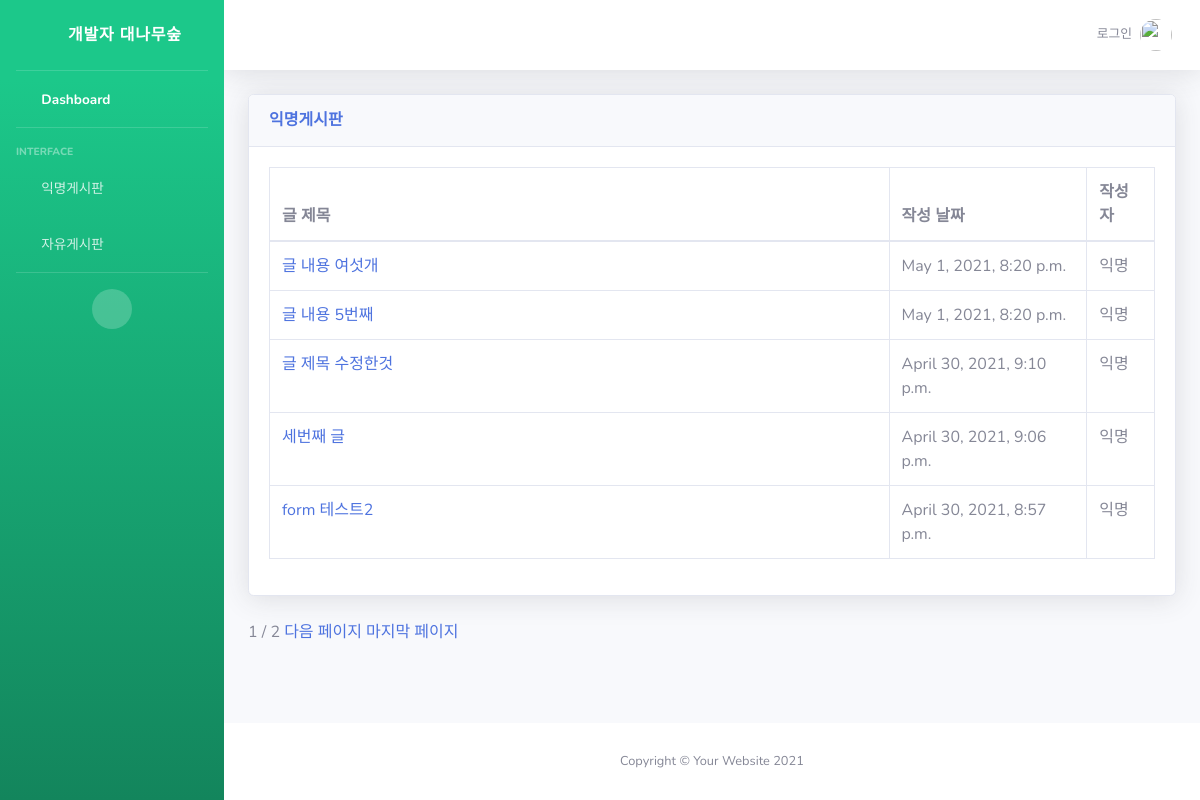
The page / on the database its author committed.
### snsapp/models.py (models this page shows, shortened)
class Post(models.Model):
    title = models.CharField(max_length=200)
    body = models.TextField()
    date = models.DateTimeField(auto_now_add=True)

### snsapp/views.py (the view)
# urls.py: path('', views.home, name='home'),
def home(request):
    posts = Post.objects.filter().order_by('-date')
    paginator = Paginator(posts, 5)
    pagnum = request.GET.get('page')
    posts = paginator.get_page(pagnum)
    return render(request, 'index.html', {'posts':posts})

### snsapp/templates/index.html (shortened to what this page needs)
{% extends 'base.html' %}
{% block content %}
<div class="card shadow mb-4">
    <div class="card-header py-3">
        <h6 class="m-0 font-weight-bold text-primary">익명게시판</h6>
    </div>
    <div class="card-body">
        <div class="table-responsive">
            <table class="table table-bordered" id="dataTable" width="100%" cellspacing="0">
                <thead>
                    <tr>
                        <th width='70%'>글 제목</th>
                        <th>작성 날짜</th>
                        <th>작성자</th>
                    </tr>
                </thead>
                <tbody>
                    {% for post in posts %}
                    <tr>
                        <td><a href="{% url 'detail' post.id %}">{{ post.title }}</a></td>
                        <td>{{ post.date }}</td>
                        <td>익명</td>
                    </tr>
                    {% endfor %}
                </tbody>
            </table>
        </div>
    </div>
</div>
<span> {{ posts.number }} </span>
<span> / </span>
<span> {{ posts.paginator.num_pages }} </span>
{% if posts.has_next %}
<a href="?page={{posts.next_page_number}}">다음 페이지</a>
<a href="?page={{posts.paginator.num_pages}}">마지막 페이지</a>
{% endif %}
{% endblock %}

### snsapp/templates/base.html (shortened to what this page needs)
{% load static %}
<!DOCTYPE html>
<html lang="en">
<head>
    <link href="{% static 'vendor/fontawesome-free/css/all.min.css' %}" rel="stylesheet" type="text/css">
    <link href="{% static 'css/sb-admin-2.min.css' %}" rel="stylesheet">
</head>
<body id="page-top">
    <div id="wrapper">
        <ul class="navbar-nav bg-gradient-success sidebar sidebar-dark accordion" id="accordionSidebar">
            <a class="sidebar-brand d-flex align-items-center justify-content-center" href="{% url 'home' %}">
                <div class="sidebar-brand-icon rotate-n-15">
                    <i class="fas fa-laugh-wink"></i>
                </div>
                <div class="sidebar-brand-text mx-3">개발자 대나무숲</div>
            </a>
            <hr class="sidebar-divider my-0">
            <li class="nav-item active">
                <a class="nav-link" href="index.html">
                    <i class="fas fa-fw fa-tachometer-alt"></i>
                    <span>Dashboard</span></a>
            </li>
            <hr class="sidebar-divider">
            <div class="sidebar-heading">
                Interface
            </div>
            <li class="nav-item">
                <a class="nav-link" href="{% url 'home' %}">
                    <i class="fas fa-fw fa-chart-area"></i>
                    <span>익명게시판</span></a>
            </li>
            <li class="nav-item">
                <a class="nav-link" href="{% url 'freehome' %}">
                    <i class="fas fa-fw fa-table"></i>
                    <span>자유게시판</span></a>
            </li>
            <hr class="sidebar-divider d-none d-md-block">
            <div class="text-center d-none d-md-inline">
                <button class="rounded-circle border-0" id="sidebarToggle"></button>
            </div>
        </ul>
        <div id="content-wrapper" class="d-flex flex-column">
            <div id="content">
                <nav class="navbar navbar-expand navbar-light bg-white topbar mb-4 static-top shadow">
                    <ul class="navbar-nav ml-auto">
                        <li class="nav-item dropdown no-arrow">
                            <a class="nav-link dropdown-toggle" href="#" id="userDropdown" role="button"
                                data-toggle="dropdown" aria-haspopup="true" aria-expanded="false">
                                {% if user.is_authenticated %}
                                <span class="mr-2 d-none d-lg-inline text-gray-600 small">{{user.username}}</span>
                                {% else %}
                                <span class="mr-2 d-none d-lg-inline text-gray-600 small">로그인</span>
                                {% endif %}
                                <img class="img-profile rounded-circle"
                                    src="{% static 'img/undraw_profile.svg' %}">
                            </a>
                        </li>
                    </ul>
                </nav>
                <div class="container-fluid">
                {% block content %}
                {% endblock %}
                </div>
            </div>
            <footer class="sticky-footer bg-white">
                <div class="container my-auto">
                    <div class="copyright text-center my-auto">
                        <span>Copyright &copy; Your Website 2021</span>
                    </div>
                </div>
            </footer>
        </div>
    </div>
</body>
</html>

### rows shown on the page
Post: title "글 내용 여섯개", date "May 1, 2021, 8:20 p.m."
Post: title "글 내용 5번째", date "May 1, 2021, 8:20 p.m."
Post: title "글 제목 수정한것", date "April 30, 2021, 9:10 p.m."
Post: title "세번째 글", date "April 30, 2021, 9:06 p.m."
Post: title "form 테스트2", date "April 30, 2021, 8:57 p.m."

### other values the page prints
{{ posts.number }} "1"
{{ posts.paginator.num_pages }} "2"
